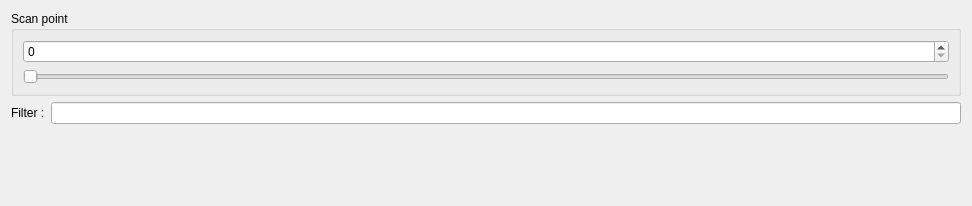
<?xml version="1.0" encoding="UTF-8"?>
<ui version="4.0">
 <class>WidgetTableRecVarClass</class>
 <widget class="QWidget" name="WidgetTableRecVarClass">
  <property name="geometry">
   <rect>
    <x>0</x>
    <y>0</y>
    <width>972</width>
    <height>206</height>
   </rect>
  </property>
  <property name="windowTitle">
   <string>Form</string>
  </property>
  <layout class="QGridLayout" name="gridLayout">
   <item row="4" column="0" rowspan="2" colspan="4">
    <layout class="QGridLayout" name="layoutTableVar"/>
   </item>
   <item row="0" column="0" colspan="4">
    <widget class="QGroupBox" name="groupBox">
     <property name="sizePolicy">
      <sizepolicy hsizetype="Preferred" vsizetype="Maximum">
       <horstretch>0</horstretch>
       <verstretch>0</verstretch>
      </sizepolicy>
     </property>
     <property name="title">
      <string>Scan point</string>
     </property>
     <layout class="QGridLayout" name="gridLayout_2">
      <item row="0" column="0">
       <widget class="QSpinBox" name="spinScan"/>
      </item>
      <item row="1" column="0">
       <widget class="QSlider" name="sliderScan">
        <property name="orientation">
         <enum>Qt::Horizontal</enum>
        </property>
       </widget>
      </item>
     </layout>
    </widget>
   </item>
   <item row="1" column="0">
    <widget class="QLabel" name="label_3">
     <property name="sizePolicy">
      <sizepolicy hsizetype="Maximum" vsizetype="Preferred">
       <horstretch>0</horstretch>
       <verstretch>0</verstretch>
      </sizepolicy>
     </property>
     <property name="text">
      <string>Filter :</string>
     </property>
    </widget>
   </item>
   <item row="1" column="1" colspan="3">
    <widget class="QLineEdit" name="lineVariableFilter"/>
   </item>
  </layout>
 </widget>
 <resources/>
 <connections/>
</ui>
